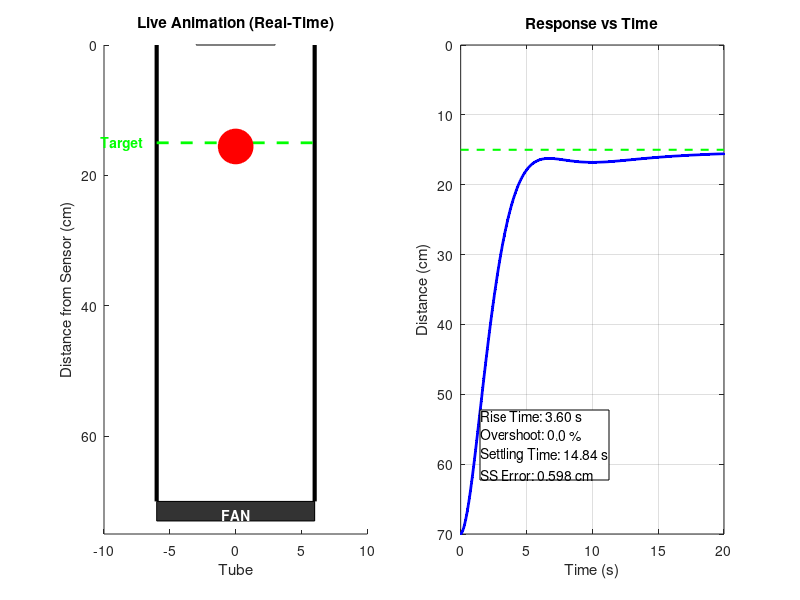

This chart was generated by the following MATLAB code:
% REAL-TIME ANIMATED Ball Levitation with Performance Metrics
% -----------------------------------------------------------
% - Animation: Synced to Real-Time (20 seconds duration)
% - Calculates Rise Time, Overshoot, Settling Time, SS Error at the end.

clear; clc; close all;

%% 1. Configuration
Kp = 2.0;   
Ki = 0.2;  
Kd = 0.50; 

Setpoint = 15.0;     % Target distance from TOP (cm)
TubeHeight = 70.0;   

% Fan Settings
MIN_PWM = 20; 
MAX_PWM = 255;

%% 2. Physics Setup
dt = 0.02;           % Time step (20ms)
T_final = 20;        % Run for 20 seconds
steps = T_final / dt;

m = 0.0027;          
g = 9.81;            

y = TubeHeight;      % Start at Bottom
v = 0;               

integral = 0;
lastError = 0;

force_factor = (m * g) / 30; 

%% 3. Visualization Setup
figure('Color', 'w', 'Name', 'Real-Time Simulation', 'Position', [100, 100, 1000, 600]);

% --- Left Panel: Animation ---
subplot(1, 2, 1);
hold on;
axis([-10 10 0 TubeHeight+5]); 
set(gca, 'YDir', 'reverse');    
set(gca, 'Color', [0.95 0.95 0.95]);
xlabel('Tube'); 
ylabel('Distance from Sensor (cm)');
title('Live Animation (Real-Time)');

plot([-6 -6], [0 TubeHeight], 'k', 'LineWidth', 3);
plot([6 6], [0 TubeHeight], 'k', 'LineWidth', 3);
rectangle('Position', [-3, -2, 6, 2], 'FaceColor', 'b');
rectangle('Position', [-6, TubeHeight, 12, 3], 'FaceColor', [0.2 0.2 0.2]);
text(0, TubeHeight+2, 'FAN', 'Color', 'w', 'HorizontalAlignment', 'center', 'FontWeight', 'bold');
plot([-6 6], [Setpoint Setpoint], 'g--', 'LineWidth', 2);
text(-7, Setpoint, 'Target', 'Color', 'g', 'HorizontalAlignment', 'right', 'FontWeight', 'bold');

hBall = plot(0, y, 'ro', 'MarkerSize', 25, 'MarkerFaceColor', 'r');

% --- Right Panel: Graph ---
subplot(1, 2, 2);
hGraph = plot(0,0,'b', 'LineWidth', 2);
hold on;
plot([0 T_final], [Setpoint Setpoint], 'g--', 'LineWidth', 1.5);
grid on;
title('Response vs Time');
xlabel('Time (s)');
ylabel('Distance (cm)');
xlim([0 T_final]);
ylim([0 TubeHeight]);
set(gca, 'YDir', 'reverse'); 

%% 4. Main Simulation Loop
time_hist = [];
pos_hist = [];

disp('Starting Real-Time Animation...');

for i = 1:steps
    tic; % Start timer for this frame
    
    % --- PID CALCULATION ---
    input = y;
    error = input - Setpoint; 
    
    integral = integral + (error * dt);
    
    % Increased limit so I-term works correctly
    integral = max(min(integral, 1000), -1000); 
    
    derivative = (error - lastError) / dt;
    
    output = (Kp * error) + (Ki * integral) + (Kd * derivative);
    
    pwm = max(min(output, MAX_PWM), MIN_PWM);
    
    lastError = error;
    
    % --- PHYSICS ---
    F_gravity = m * g;
    F_fan = pwm * force_factor; 
    F_net = F_gravity - F_fan;
    
    accel = F_net / m;
    accel = accel - (1.0 * v); 
    
    v = v + accel * dt;
    y = y + v * dt;
    
    if y > TubeHeight, y = TubeHeight; v = 0; end
    if y < 2, y = 2; v = 0; end
    
    % --- STORE DATA ---
    time_hist = [time_hist, i*dt];
    pos_hist = [pos_hist, y];
    
    % --- ANIMATION ---
    set(hBall, 'YData', y);
    set(hGraph, 'XData', time_hist, 'YData', pos_hist);
    
    % Force update
    drawnow; 
    
    % --- REAL-TIME SYNC ---
    % Wait if the calculation was faster than 0.02s
    comp_time = toc;
    if comp_time < dt
        pause(dt - comp_time);
    end
end

disp('Simulation Finished. Calculating Metrics...');

%% 5. CALCULATE PERFORMANCE METRICS
start_val = TubeHeight;
final_val = Setpoint;
total_step = start_val - final_val; 

% A. RISE TIME (10% to 90%)
threshold_10 = start_val - 0.10 * total_step;
threshold_90 = start_val - 0.90 * total_step;

idx_10 = find(pos_hist <= threshold_10, 1);
idx_90 = find(pos_hist <= threshold_90, 1);

if ~isempty(idx_10) && ~isempty(idx_90)
    RiseTime = time_hist(idx_90) - time_hist(idx_10);
else
    RiseTime = NaN; 
end

% B. OVERSHOOT
min_val = min(pos_hist);
if min_val < Setpoint
    Overshoot_Val = Setpoint - min_val;
    Overshoot_Percent = (Overshoot_Val / total_step) * 100;
else
    Overshoot_Val = 0;
    Overshoot_Percent = 0;
end

% C. SETTLING TIME (2%)
tolerance = 0.02 * total_step;
upper_limit = Setpoint + tolerance;
lower_limit = Setpoint - tolerance;

last_bad_index = 0;
for k = length(pos_hist):-1:1
    if pos_hist(k) > upper_limit || pos_hist(k) < lower_limit
        last_bad_index = k;
        break;
    end
end

if last_bad_index < length(pos_hist) && last_bad_index > 0
    SettlingTime = time_hist(last_bad_index + 1);
else
    SettlingTime = NaN; 
end

% D. STEADY STATE ERROR
num_samples = 1.0 / dt; 
avg_final_pos = mean(pos_hist(end-num_samples:end));
SS_Error = avg_final_pos - Setpoint;

%% 6. DISPLAY RESULTS
fprintf('\n---------------------------------\n');
fprintf(' SYSTEM PERFORMANCE METRICS\n');
fprintf('---------------------------------\n');
fprintf('Rise Time (10-90%%):   %.3f s\n', RiseTime);
fprintf('Overshoot:            %.2f %%\n', Overshoot_Percent);
fprintf('Settling Time (2%%):   %.3f s\n', SettlingTime);
fprintf('Steady State Error:   %.3f cm\n', SS_Error);
fprintf('---------------------------------\n');

dim = [0.6 0.2 0.3 0.3];
str = {['Rise Time: ' num2str(RiseTime, '%.2f') ' s'], ...
       ['Overshoot: ' num2str(Overshoot_Percent, '%.1f') ' %'], ...
       ['Settling Time: ' num2str(SettlingTime, '%.2f') ' s'], ...
       ['SS Error: ' num2str(SS_Error, '%.3f') ' cm']};
annotation('textbox', dim, 'String', str, 'FitBoxToText', 'on', 'BackgroundColor', 'w');
